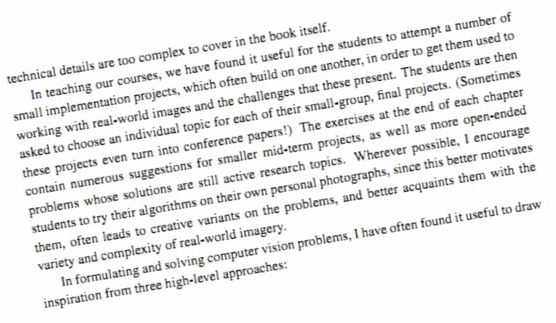
#> input picture images/imageTextR.png, 556 x 323 px
$ python skripta3.py
#> lines starting #> are read from the running program, lines starting #| are printed output that depends on the picture; long printed decimals are rounded
import sys
from termcolor import colored
import cv2 as cv
import numpy as np
import matplotlib.pyplot as plt
import imutils


def main(argv):
	help()
	filepath = argv[0] if len(argv)>0 else './images/imageTextR.png'
	I = cv.imread(filepath,cv.IMREAD_GRAYSCALE)
#> I: shape (323, 556); min 15, max 254, mean 235.3
	if I is None:
		print('error opening image')
		return -1

	cv.imshow("rotated image",I)
	cv.waitKey(0)

	x,y = np.shape(I)
#> x = 323; y = 556

	dft = cv.dft(np.float32(I-I.mean()),flags = cv.DFT_COMPLEX_OUTPUT)
	dft_shift = np.fft.fftshift(dft)
	mag = (cv.magnitude(dft_shift[:,:,0],dft_shift[:,:,1]))
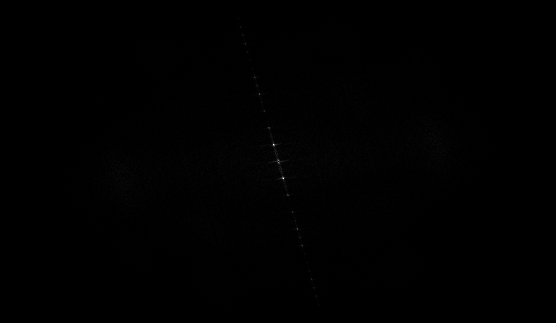
#> mag: shape (323, 556) float32; min 0.158, max 2161779, mean 7713.6; drawn with min black and max white

	plt.imshow(np.log(mag),cmap='gray'),plt.xticks([]),plt.yticks([])
	plt.show()
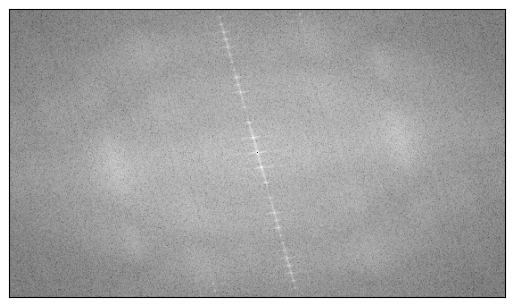
#> figure drawn by matplotlib, 1 panel

	indices = np.where(mag>=np.mean(mag)) #izdvajanje samo magnituda većih ili jednakih srednjoj vrijednosti
#> indices = 54268 positions, rows 1 to 321, columns 8 to 548

	maxx = (indices[0][0] - x/2)/x	#određivanje koordinata najutjecajnijih frekvencija kako bi se odredio kut
#> maxx = -0.497
	maxy = (indices[1][0] - y/2)/y
#> maxy = -0.0809

	alpha = np.arctan(maxy/maxx)*180/np.pi #izračun kuta
#> alpha = 9.25
	print("rotation angle = ", alpha)
#| rotation angle =  9.251

	recon = imutils.rotate_bound(I,alpha)	#rotacija originalne slike za dobiveni kut
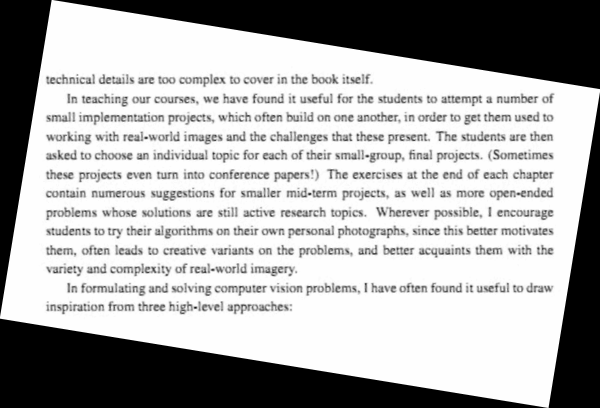
#> recon: shape (408, 600); min 0, max 254, mean 172.6
	cv.imshow("rotated back",recon)	#prikaz
	cv.waitKey(0)
	cv.destroyAllWindows()

def help():
	print(colored('''Ovaj program demonstrira kako odrediti kut za koji je slika zarotirana te rotira ulaznu sliku za dobiveni kut, prikazujući sliku u pravilnoj orijentaciji.

	Upute: skripta3.py putanja_slike -- default imageTextR.png ''','green'))

if __name__=="__main__":
	main(sys.argv[1:])
